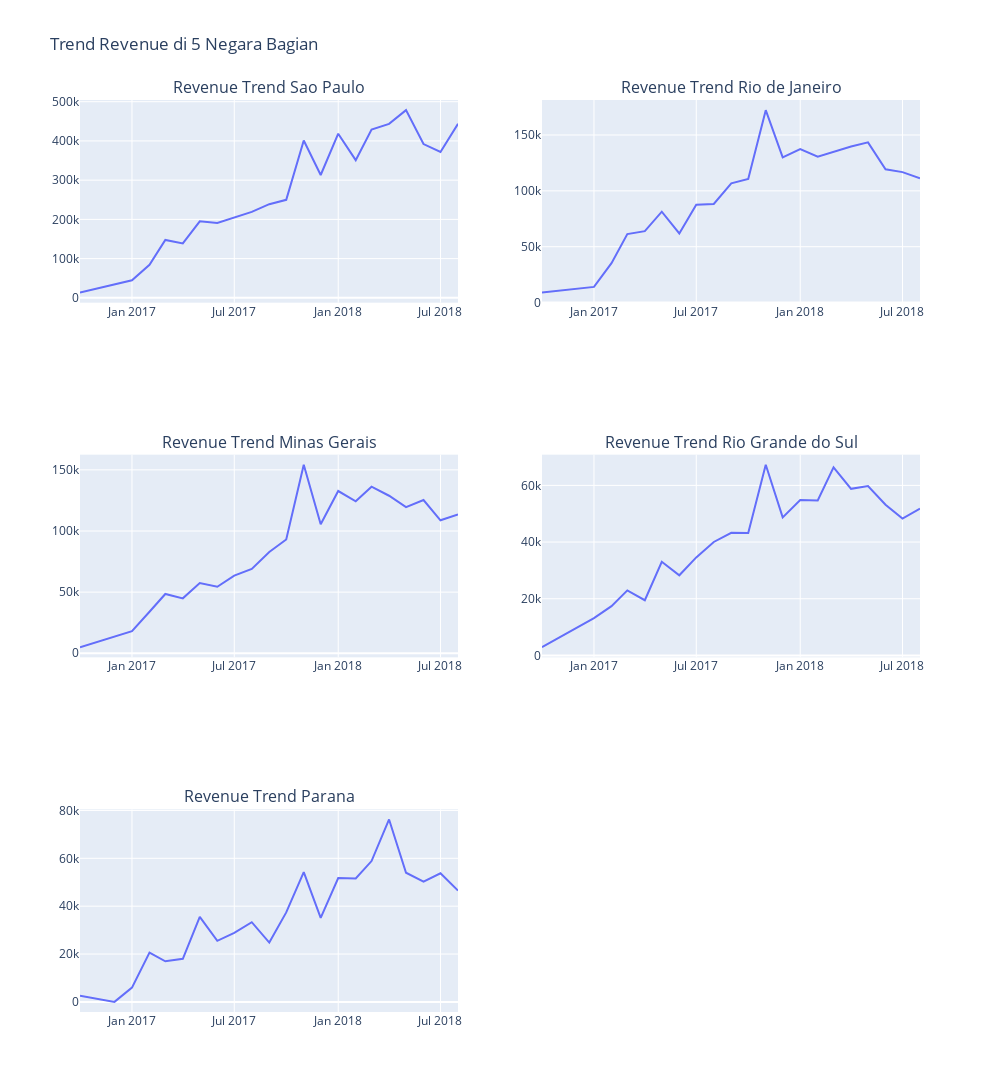

Notebook code for this chart:
### Markdown cell above
### Pertanyaan 2: 
Bagaimana Trend Pendapatan/Pemasukan di 5 negara dengan revenue tertinggi ?

### Code cell
fig = make_subplots(rows=3, cols=2, subplot_titles=('Revenue Trend Sao Paulo', 'Revenue Trend Rio de Janeiro', 
'Revenue Trend Minas Gerais', 'Revenue Trend Rio Grande do Sul', 'Revenue Trend Parana'))

# Add Plotly Express plots to each subplot
fig.add_trace(px.line(monthly_revenue_SP, x='year_month', y='revenue').data[0], row=1, col=1)
fig.add_trace(px.line(monthly_revenue_RJ, x='year_month', y='revenue').data[0], row=1, col=2)
fig.add_trace(px.line(monthly_revenue_MG, x='year_month', y='revenue').data[0], row=2, col=1)
fig.add_trace(px.line(monthly_revenue_RS, x='year_month', y='revenue').data[0], row=2, col=2)
fig.add_trace(px.line(monthly_revenue_PR, x='year_month', y='revenue').data[0], row=3, col=1)

# Update subplot titles (optional)
fig.update_layout(title_text='Trend Revenue di 5 Negara Bagian',
                  autosize=False,
                  width=1000,
                  height=1200,)

# Show the plot
fig.show()

### Figure 1 — Plotly figure (JSON) as saved in the notebook; plotly's stock layout.template omitted (floating-point values rounded to 4 significant figures)
{"data": [{"hovertemplate": "year_month=%{x}<br>revenue=%{y}<extra></extra>", "legendgroup": "", "line": {"color": "#636efa", "dash": "solid"}, "marker": {"symbol": "circle"}, "mode": "lines", "name": "", "orientation": "v", "showlegend": false, "type": "scatter", "x": ["2016-10", "2017-1", "2017-2", "2017-3", "2017-4", "2017-5", "2017-6", "2017-7", "2017-8", "2017-9", "2017-10", "2017-11", "2017-12", "2018-1", "2018-2", "2018-3", "2018-4", "2018-5", "2018-6", "2018-7", "2018-8"], "xaxis": "x", "y": [13560.0, 44840.0, 84444, 147700.0, 138800.0, 195100.0, 191000.0, 204500.0, 219200.0, 238800.0, 249900.0, 401000.0, 313100.0, 418500.0, 351000.0, 429100.0, 443400.0, 478500.0, 392100.0, 371900.0, 443800.0], "yaxis": "y"}, {"hovertemplate": "year_month=%{x}<br>revenue=%{y}<extra></extra>", "legendgroup": "", "line": {"color": "#636efa", "dash": "solid"}, "marker": {"symbol": "circle"}, "mode": "lines", "name": "", "orientation": "v", "showlegend": false, "type": "scatter", "x": ["2016-10", "2017-1", "2017-2", "2017-3", "2017-4", "2017-5", "2017-6", "2017-7", "2017-8", "2017-9", "2017-10", "2017-11", "2017-12", "2018-1", "2018-2", "2018-3", "2018-4", "2018-5", "2018-6", "2018-7", "2018-8"], "xaxis": "x2", "y": [8992.0, 14040.0, 35280.0, 61340.0, 63920.0, 81330.0, 61890.0, 87580.0, 88280.0, 106700.0, 110600.0, 172200.0, 130000.0, 137400.0, 130600.0, 135200.0, 139700.0, 143400.0, 119200.0, 116700.0, 111200.0], "yaxis": "y2"}, {"hovertemplate": "year_month=%{x}<br>revenue=%{y}<extra></extra>", "legendgroup": "", "line": {"color": "#636efa", "dash": "solid"}, "marker": {"symbol": "circle"}, "mode": "lines", "name": "", "orientation": "v", "showlegend": false, "type": "scatter", "x": ["2016-10", "2017-1", "2017-2", "2017-3", "2017-4", "2017-5", "2017-6", "2017-7", "2017-8", "2017-9", "2017-10", "2017-11", "2017-12", "2018-1", "2018-2", "2018-3", "2018-4", "2018-5", "2018-6", "2018-7", "2018-8"], "xaxis": "x3", "y": [4960.0, 18070.0, 33920.0, 48490.0, 44910.0, 57390.0, 54350.0, 63490.0, 69010.0, 82840.0, 93050.0, 154100.0, 105500.0, 132700.0, 124200.0, 136200.0, 128800.0, 119500.0, 125400.0, 108800.0, 113600.0], "yaxis": "y3"}, {"hovertemplate": "year_month=%{x}<br>revenue=%{y}<extra></extra>", "legendgroup": "", "line": {"color": "#636efa", "dash": "solid"}, "marker": {"symbol": "circle"}, "mode": "lines", "name": "", "orientation": "v", "showlegend": false, "type": "scatter", "x": ["2016-10", "2017-1", "2017-2", "2017-3", "2017-4", "2017-5", "2017-6", "2017-7", "2017-8", "2017-9", "2017-10", "2017-11", "2017-12", "2018-1", "2018-2", "2018-3", "2018-4", "2018-5", "2018-6", "2018-7", "2018-8"], "xaxis": "x4", "y": [2898.0, 13140.0, 17390.0, 22940.0, 19470.0, 33050.0, 28270.0, 34590.0, 40030.0, 43250.0, 43170.0, 67260.0, 48710.0, 54820.0, 54680.0, 66380.0, 58780.0, 59770.0, 53150.0, 48280.0, 51760.0], "yaxis": "y4"}, {"hovertemplate": "year_month=%{x}<br>revenue=%{y}<extra></extra>", "legendgroup": "", "line": {"color": "#636efa", "dash": "solid"}, "marker": {"symbol": "circle"}, "mode": "lines", "name": "", "orientation": "v", "showlegend": false, "type": "scatter", "x": ["2016-10", "2016-12", "2017-1", "2017-2", "2017-3", "2017-4", "2017-5", "2017-6", "2017-7", "2017-8", "2017-9", "2017-10", "2017-11", "2017-12", "2018-1", "2018-2", "2018-3", "2018-4", "2018-5", "2018-6", "2018-7", "2018-8"], "xaxis": "x5", "y": [2580.0, 19.62, 5985, 20620.0, 16980.0, 17990.0, 35560.0, 25530.0, 28860.0, 33310.0, 24800.0, 37400.0, 54240.0, 35100.0, 51740.0, 51620.0, 58850.0, 76240.0, 53990.0, 50250.0, 53730.0, 46540.0], "yaxis": "y5"}], "layout": {"annotations": [{"font": {"size": 16}, "showarrow": false, "text": "Revenue Trend Sao Paulo", "x": 0.225, "xanchor": "center", "xref": "paper", "y": 1, "yanchor": "bottom", "yref": "paper"}, {"font": {"size": 16}, "showarrow": false, "text": "Revenue Trend Rio de Janeiro", "x": 0.775, "xanchor": "center", "xref": "paper", "y": 1, "yanchor": "bottom", "yref": "paper"}, {"font": {"size": 16}, "showarrow": false, "text": "Revenue Trend Minas Gerais", "x": 0.225, "xanchor": "center", "xref": "paper", "y": 0.6111, "yanchor": "bottom", "yref": "paper"}, {"font": {"size": 16}, "showarrow": false, "text": "Revenue Trend Rio Grande do Sul", "x": 0.775, "xanchor": "center", "xref": "paper", "y": 0.6111, "yanchor": "bottom", "yref": "paper"}, {"font": {"size": 16}, "showarrow": false, "text": "Revenue Trend Parana", "x": 0.225, "xanchor": "center", "xref": "paper", "y": 0.2222, "yanchor": "bottom", "yref": "paper"}], "autosize": false, "height": 1200, "title": {"text": "Trend Revenue di 5 Negara Bagian"}, "width": 1000, "xaxis": {"anchor": "y", "domain": [0, 0.45]}, "xaxis2": {"anchor": "y2", "domain": [0.55, 1]}, "xaxis3": {"anchor": "y3", "domain": [0, 0.45]}, "xaxis4": {"anchor": "y4", "domain": [0.55, 1]}, "xaxis5": {"anchor": "y5", "domain": [0, 0.45]}, "xaxis6": {"anchor": "y6", "domain": [0.55, 1]}, "yaxis": {"anchor": "x", "domain": [0.7778, 1]}, "yaxis2": {"anchor": "x2", "domain": [0.7778, 1]}, "yaxis3": {"anchor": "x3", "domain": [0.3889, 0.6111]}, "yaxis4": {"anchor": "x4", "domain": [0.3889, 0.6111]}, "yaxis5": {"anchor": "x5", "domain": [0, 0.2222]}, "yaxis6": {"anchor": "x6", "domain": [0, 0.2222]}}}
